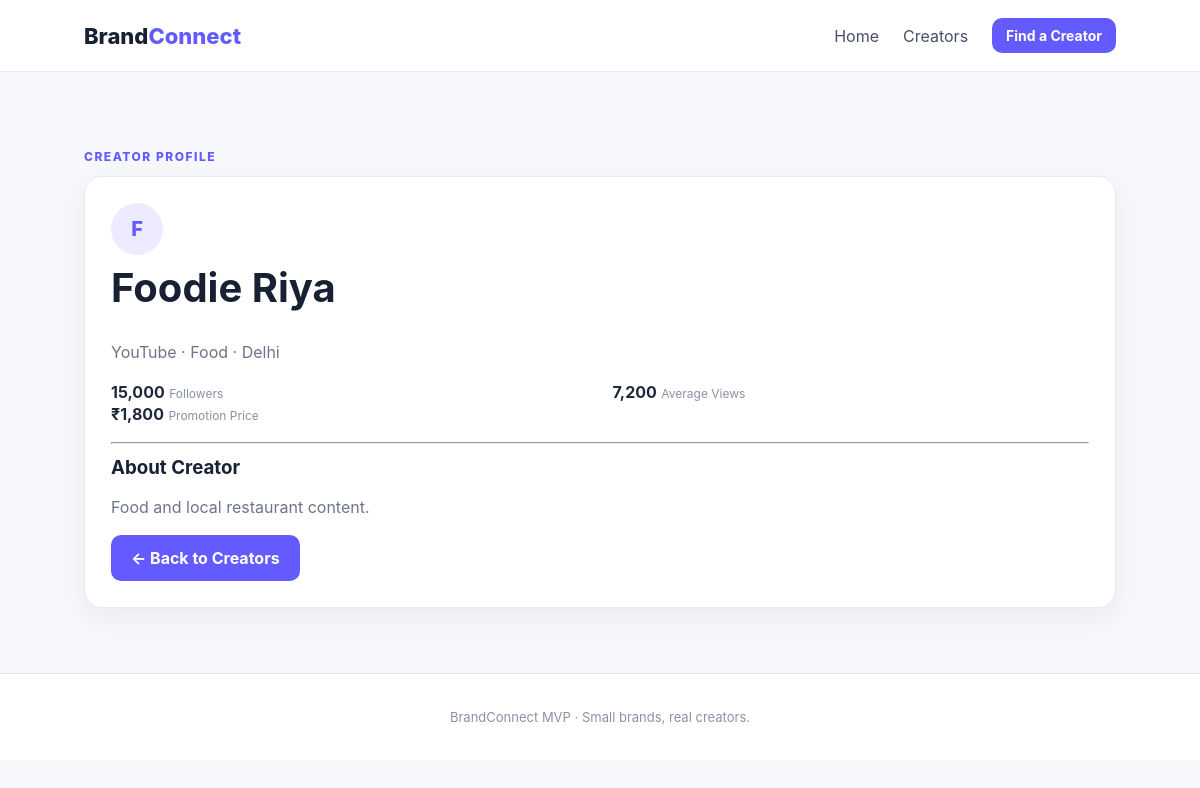
The app's page /creator/2 with its own data.
### tables this page shows
CREATE TABLE creators (
        id INTEGER PRIMARY KEY AUTOINCREMENT,
        name TEXT NOT NULL,
        platform TEXT NOT NULL,
        category TEXT NOT NULL,
        followers INTEGER NOT NULL,
        avg_views INTEGER NOT NULL,
        price INTEGER NOT NULL,
        location TEXT NOT NULL,
        bio TEXT DEFAULT ''
    , image_url TEXT DEFAULT '');

### backend/app.py (the view)
@app.route("/creator/<int:creator_id>")
def creator_profile(creator_id):
    conn = db()
    creator = conn.execute(
        "SELECT * FROM creators WHERE id = ?",
        (creator_id,)
    ).fetchone()
    campaigns = []
    if "user_id" in session and session.get("user_role") == "brand":
        campaigns = conn.execute(
            "SELECT * FROM campaigns WHERE user_id = ? ORDER BY id DESC",
            (session["user_id"],)
        ).fetchall()
    conn.close()
    if not creator:
        return "Creator not found", 404
    return render_template(
        "creator_profile.html",
        creator=creator,
        campaigns=campaigns
    )

### backend/app.py (called while the page is built)
def db():
    conn = sqlite3.connect(DB)
    conn.row_factory = sqlite3.Row
    return conn

### frontend/templates/creator_profile.html (shortened to what this page needs)
{% extends "base.html" %}
{% block content %}
<section class="section">
    <p class="eyebrow">Creator Profile</p>
    <div class="card profile-card">
        <div class="profile-header">
            {% if creator["image_url"] %}
                <img class="avatar profile-avatar" src="{{ creator['image_url'] }}" alt="{{ creator['name'] }} profile image">
            {% else %}
                <div class="avatar profile-avatar">
                    {{ creator["name"][0] }}
                </div>
            {% endif %}
            <div>
                <h1>{{ creator["name"] }}</h1>
                <p class="profile-subtitle">
                    {{ creator["platform"] }} ·
                    {{ creator["category"] }} ·
                    {{ creator["location"] }}
                </p>
            </div>
        </div>
        <div class="stats profile-stats">
            <div>
                <b>{{ "{:,}".format(creator["followers"]) }}</b>
                <span>Followers</span>
            </div>
            <div>
                <b>{{ "{:,}".format(creator["avg_views"]) }}</b>
                <span>Average Views</span>
            </div>
            <div>
                <b>₹{{ "{:,}".format(creator["price"]) }}</b>
                <span>Promotion Price</span>
            </div>
        </div>
        <hr>
        <h3>About Creator</h3>
        <p class="bio">
            {{ creator["bio"] }}
        </p>
        <div class="profile-actions">
            <a href="{{ url_for('creators') }}" class="btn">
                ← Back to Creators
            </a>
        </div>
    </div>
</section>
{% endblock %}

### frontend/static/style.css (style rules this page uses)
* { box-sizing:border-box }
body { margin:0;font-family:Inter,Arial,sans-serif;background:#f7f8fc;color:#182033 }
.btn { display:inline-block;background:#635bff;color:white!important;border:0;border-radius:10px;padding:13px 20px;text-decoration:none;font-weight:700;cursor:pointer }
.eyebrow { text-transform:uppercase;letter-spacing:1.5px;font-size:12px;font-weight:800;color:#635bff }
.hero-card,.card,.campaign-summary { background:white;border:1px solid #e7e9f0;border-radius:18px;padding:26px;box-shadow:0 10px 30px rgba(24,32,51,.06) }
.section { padding:65px 7% }
.section h1 { font-size:40px;margin:8px 0 28px }
.card h3 { margin:12px 0 5px }
.card p { color:#6d7588;line-height:1.5 }
.avatar { width:52px;height:52px;border-radius:50%;background:#ecebff;color:#635bff;display:grid;place-items:center;font-size:20px;font-weight:800 }
.stats { display:grid;grid-template-columns:auto auto;gap:2px 10px;margin:18px 0;color:#20283b }
.stats span { font-size:12px;color:#8991a2 }

### records on screen
creators: name "F", name "Foodie Riya", platform "YouTube", category "Food", location "Delhi", followers "15,000", avg_views "7,200", price "1,800", bio "Food and local restaurant content."
